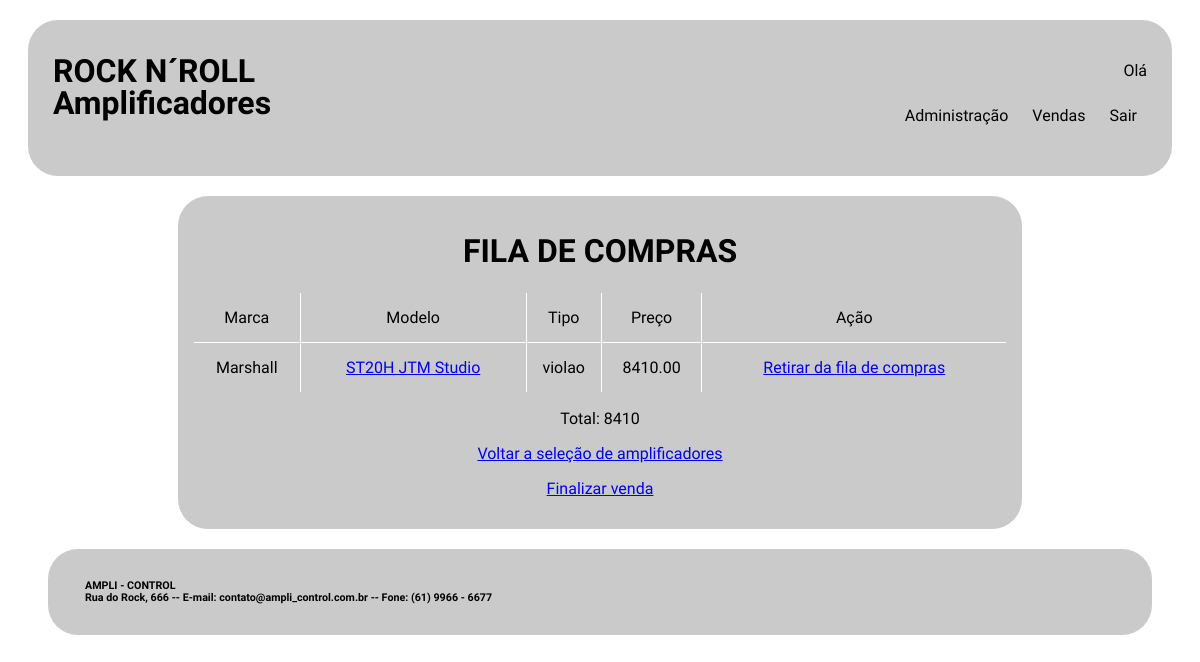
Page /ver_fila_compras.php on the committed database.
### tables this page shows
CREATE TABLE `amplificadores` (
  `COD_AMP` int(11) NOT NULL AUTO_INCREMENT,
  `TIPO_AMP` varchar(45) NOT NULL,
  `MARCA_AMP` varchar(45) NOT NULL,
  `MODELO_AMP` varchar(45) NOT NULL,
  `PRECO_AMP` decimal(10,2) NOT NULL,
  `FOTO_AMP` varchar(100) NOT NULL,
  `FILA_COMPRA_AMP` char(1) NOT NULL DEFAULT 'N',
  `VENDAS_COD_VEN` int(11) DEFAULT NULL,
  `FORNECEDORES_COD_FOR` int(11) DEFAULT NULL,
  PRIMARY KEY (`COD_AMP`),
  KEY `fk_IMPRESSORAS_VENDAS1_idx` (`VENDAS_COD_VEN`),
  KEY `fk_fornecedor_amplificador` (`FORNECEDORES_COD_FOR`),
  CONSTRAINT `fk_IMPRESSORAS_VENDAS1` FOREIGN KEY (`VENDAS_COD_VEN`) REFERENCES `vendas` (`COD_VEN`) ON DELETE NO ACTION ON UPDATE NO ACTION,
  CONSTRAINT `fk_fornecedor_amplificador` FOREIGN KEY (`FORNECEDORES_COD_FOR`) REFERENCES `fornecedores` (`COD_FOR`)
);

### ver_fila_compras.php (the view, shortened to what this page needs)
<!DOCTYPE html>
<html>
	<head>
		<link rel="stylesheet" type="text/css" href="css/layout.css">
		<link rel="stylesheet" type="text/css" href="css/menu.css">
	</head>
	<body>
		<div id="principal">
			<div id="topo">
				<div id="logo">
					<h1> ROCK N´ROLL </h1>
					<h1> Amplificadores </h1>
				</div>
				<div id="menu_global"  class="menu_global">
					<p align="right"> Olá <?php include "valida_login.php";?> </p>
					<?php include "menu_local.php"; ?>
				</div>
			</div>
			<div id="conteudo_especifico">
				<h1> FILA DE COMPRAS </h1>
				<?php
					$conectar = mysqli_connect ("localhost", "root", "", "4000870");
					$sql_consulta = "SELECT
											cod_amp,
											marca_amp,
											modelo_amp,
											tipo_amp,
											preco_amp
									 FROM amplificadores
									 WHERE
											vendas_cod_ven IS null
									 AND
											fila_compra_amp = 'S'";
					$resultado_consulta = mysqli_query ($conectar, $sql_consulta);
				?>
				<table width="100%" border=1>
					<tr  height="50px">
						<td>
							Marca
						</td>
						<td>
							Modelo
						</td>
						<td>
							Tipo
						</td>
						<td>
							Preço
						</td>
						<td>
							Ação
						</td>
					</tr>
					<?php
						$valor_total = 0;
						while ($registro = mysqli_fetch_row($resultado_consulta))
						{
					?>
					<tr height="50px">
						<td>
							<?php echo $registro[1]; ?>
						</td>
						<td>
							<a href="exibe_amp.php?codigo=<?php echo $registro[0]?>">
								<?php
									echo "$registro[2]";
								?>
							</a>
						</td>
						<td>
							<?php echo $registro[3]; ?>
						</td>
						<td>
							<?php
								echo $registro[4];
								$valor_total = $valor_total + $registro[4];
							?>
						</td>
						<td>
							<a href="processa_retira_fila_compras.php?codigo=<?php echo $registro[0]?>">
								Retirar da fila de compras
							</a>
						</td>
					</tr>
					<?php
						}
					?>
				</table>
				<p> Total: <?php echo $valor_total; ?> </p>
				<p> <a href="vendas.php"> Voltar a seleção de amplificadores </a> </p>
				<p> <a href="recibo_compra.php"> Finalizar venda </a> </p>
			</div>
			<div id="rodape">
				<div id="texto_institucional">
					<div id="texto_institucional">
						<h6> AMPLI - CONTROL </h6>
						<h6> Rua do Rock, 666 -- E-mail: contato@ampli_control.com.br -- Fone: (61) 9966 - 6677 </h6>
					</div>
				</div>
		</div>
	</body>
</html>

### css/layout.css (style rules this page uses)
#principal { margin: 20px; font-family: 'Dosis',sans-serif; }
#topo { padding: 25px; display: grid; grid-template-columns: auto auto; margin: 0px auto 20px auto; grid-gap: 5px; border-radius: 30px; border: none; background: rgb(202, 202, 202); justify-content: space-between; }
#logo h1 { line-height: 10px; word-spacing: 0px; }
#conteudo_especifico { padding: 15px; margin: auto 150px auto 150px; text-align: center; border-radius: 30px; background: rgb(202, 202, 202); }
#conteudo_especifico table { border-collapse: collapse; border-radius: 10px; overflow: hidden; border-color: white; }
#rodape { padding: 25px; display: grid; grid-template-columns: auto auto; margin: 20px 20px 20px 20px; grid-gap: 5px; border-radius: 30px; border: none; background: rgb(202, 202, 202); justify-content: space-between; }
#rodape h6 { line-height: 0px; word-spacing: 0px; margin: 12px auto 12px 12px; }

### rows in the picture
amplificadores: MARCA_AMP "Marshall", MODELO_AMP "ST20H JTM Studio", TIPO_AMP "violao", PRECO_AMP "8410.00"

### other values in the picture
$valor_total "8410"
